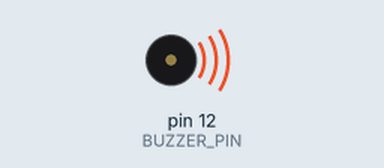
Recording of a sketch running on a simulated Arduino Uno, built with avr-gcc and run on an emulated ATmega328P. On the bench: buzzer (waves = sounding).

Above: at 0.2 s.
At 3.9 s:
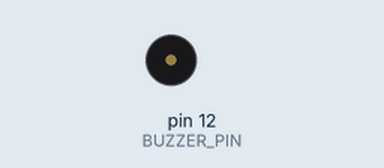
Timing chart, 0 to 5.1 s (numbered marks = the images above):
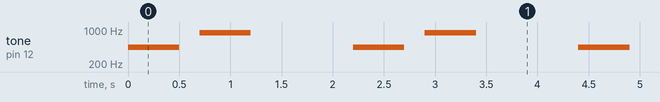

The sketch:

Challenge02_TwoNotes.ino
```cpp
// Complete example solution for Lesson06, challenge 02.
const int BUZZER_PIN = 12;
void setup() {
}
void loop() {
  tone(BUZZER_PIN, 440);
  delay(500);
  noTone(BUZZER_PIN);
  delay(200);
  tone(BUZZER_PIN, 880);
  delay(500);
  noTone(BUZZER_PIN);
  delay(1000);
}
```

Measured:
- by itself, tone on pin 12 (BUZZER_PIN): repeats every 2.2 s: silent 0.20 s, 880 Hz 0.50 s, silent 1.0 s, 440 Hz 0.50 s
